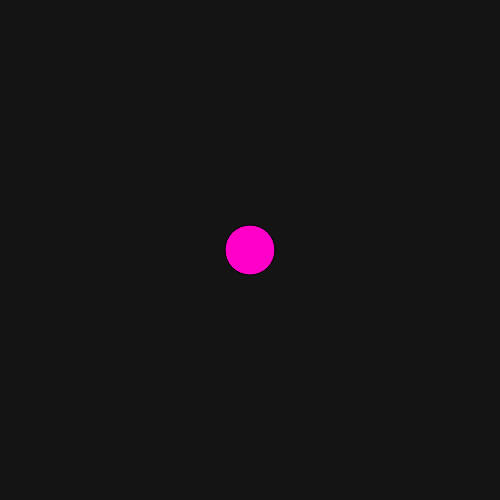
Frame 1 (no input)
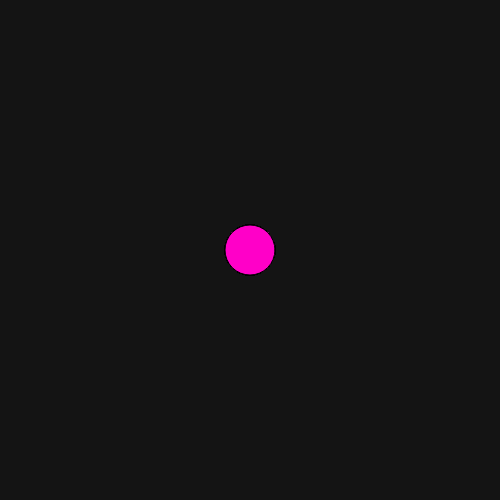
Frame 60 (no input)
Frame 120 (the mouse pressed at the canvas centre since frame 60): identical to frame 60, image omitted

The p5.js sketch that drew these frames (run headless with seeded random() and noise() and a simulated clock; from frame 60 on, the mouse is pressed at the canvas centre):

// p5.js sketch
// ── sketch.js


function setup() {
  createCanvas(500,500);
  background(20);
  fill(255,0,200);
}

function draw() {

 ellipse(width/2, height/2, 50, 50);
}
